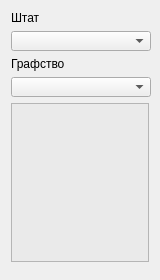
<?xml version="1.0" encoding="UTF-8"?>
<ui version="4.0">
 <class>ddmCountyFilterWidget</class>
 <widget class="QWidget" name="ddmCountyFilterWidget">
  <property name="geometry">
   <rect>
    <x>0</x>
    <y>0</y>
    <width>160</width>
    <height>280</height>
   </rect>
  </property>
  <property name="sizePolicy">
   <sizepolicy hsizetype="Preferred" vsizetype="Minimum">
    <horstretch>0</horstretch>
    <verstretch>0</verstretch>
   </sizepolicy>
  </property>
  <property name="minimumSize">
   <size>
    <width>155</width>
    <height>0</height>
   </size>
  </property>
  <property name="maximumSize">
   <size>
    <width>16777215</width>
    <height>16777215</height>
   </size>
  </property>
  <property name="windowTitle">
   <string>ddmCountyFilterWidget</string>
  </property>
  <layout class="QGridLayout" name="gridLayout">
   <item row="0" column="0">
    <layout class="QVBoxLayout" name="verticalLayout">
     <property name="sizeConstraint">
      <enum>QLayout::SetMinimumSize</enum>
     </property>
     <item>
      <widget class="QLabel" name="labelState">
       <property name="text">
        <string>Штат</string>
       </property>
      </widget>
     </item>
     <item>
      <widget class="QComboBox" name="comboState">
       <property name="sizePolicy">
        <sizepolicy hsizetype="Minimum" vsizetype="Minimum">
         <horstretch>0</horstretch>
         <verstretch>0</verstretch>
        </sizepolicy>
       </property>
       <property name="minimumSize">
        <size>
         <width>140</width>
         <height>20</height>
        </size>
       </property>
      </widget>
     </item>
     <item>
      <widget class="QLabel" name="labelCounty">
       <property name="text">
        <string>Графство</string>
       </property>
      </widget>
     </item>
     <item>
      <widget class="QComboBox" name="comboCounty">
       <property name="sizePolicy">
        <sizepolicy hsizetype="Minimum" vsizetype="Minimum">
         <horstretch>0</horstretch>
         <verstretch>0</verstretch>
        </sizepolicy>
       </property>
       <property name="minimumSize">
        <size>
         <width>140</width>
         <height>20</height>
        </size>
       </property>
      </widget>
     </item>
     <item>
      <widget class="QTextBrowser" name="countyInfo">
       <property name="autoFillBackground">
        <bool>false</bool>
       </property>
       <property name="styleSheet">
        <string notr="true">background-color: rgb(234, 234, 234);
border-color: rgb(234, 234, 234);</string>
       </property>
      </widget>
     </item>
     <item>
      <spacer name="verticalSpacer">
       <property name="orientation">
        <enum>Qt::Vertical</enum>
       </property>
       <property name="sizeHint" stdset="0">
        <size>
         <width>20</width>
         <height>40</height>
        </size>
       </property>
      </spacer>
     </item>
    </layout>
   </item>
  </layout>
 </widget>
 <resources/>
 <connections/>
</ui>
